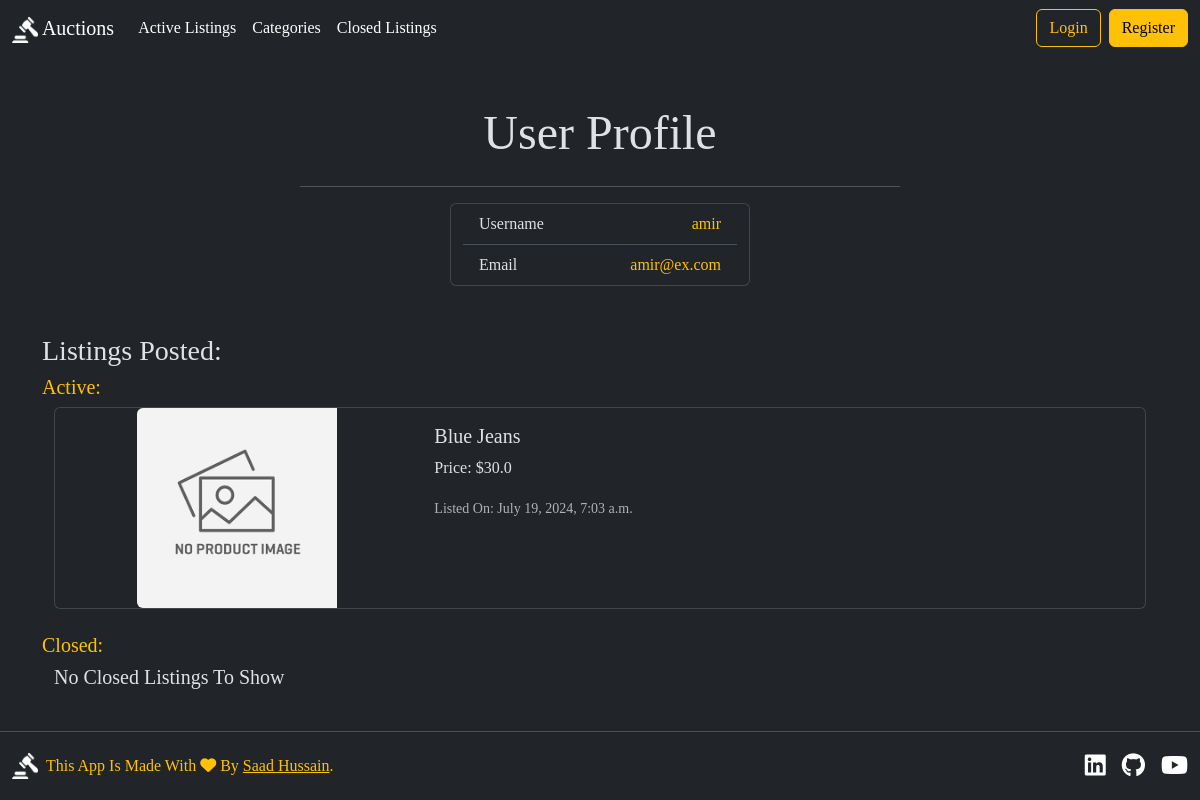
Before: /user/amir with the older database file.
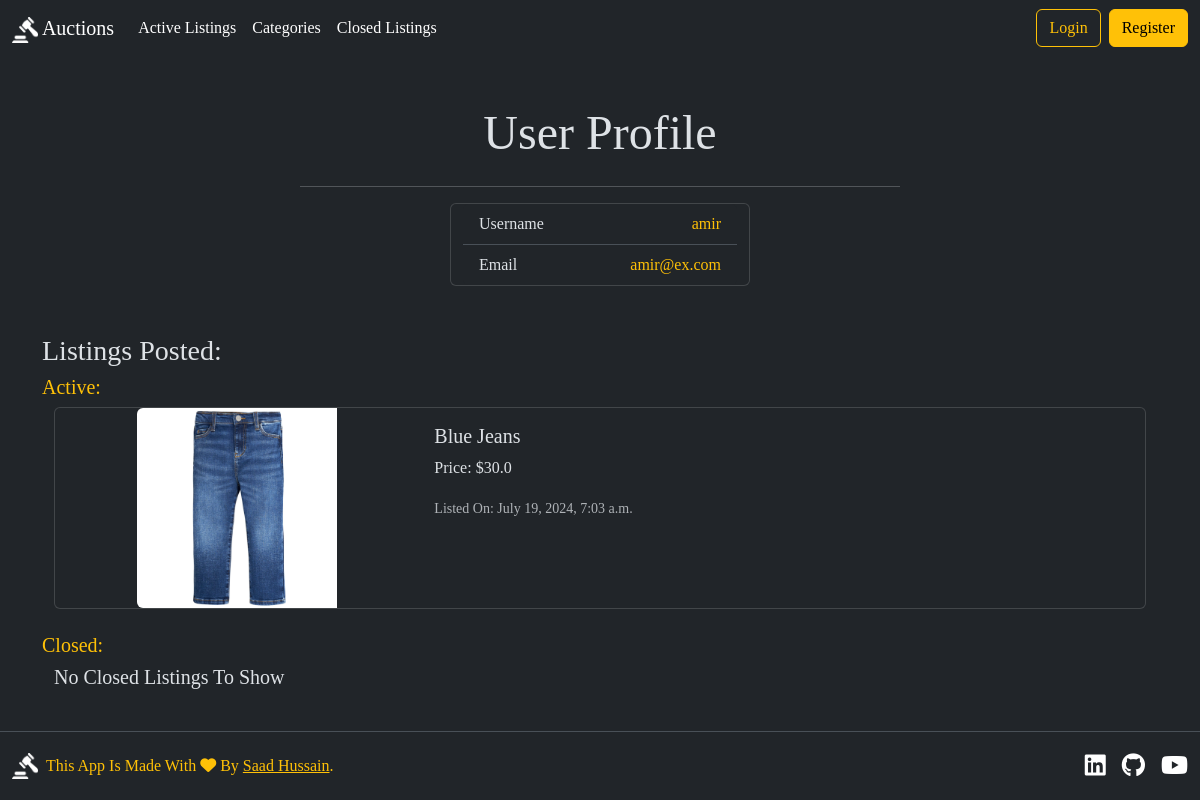
After: the same page with the newer database file.
### auctions/models.py (models this page shows, shortened)
class ListingInformation(models.Model):
    title = models.CharField(max_length=64)
    description = models.TextField(max_length=200)
    bidCurrentPrice = models.FloatField()
    image = models.ImageField(blank=True, upload_to="auctions/images/")
    category = models.CharField(max_length=64, blank=True, null=True)
    lister = models.ForeignKey(User, on_delete=models.CASCADE , related_name="listings")
    time = models.DateTimeField(auto_now_add=True)
    isListingOpen = models.BooleanField(default=True)
    winner =  models.ForeignKey(User, on_delete=models.CASCADE, blank=True, null=True)

### auctions/views.py (the view)
# urls.py: path("user/<str:username>", views.userProfile, name="userProfile")
def userProfile(request, username):
    user = User.objects.get(username = username)
    listings = user.listings.all()
    return render(request, 'auctions/user.html', {
        "userInfo":user,
        "activeListings":listings.filter(isListingOpen = 1),
        "closeListings":listings.filter(isListingOpen = 0)
    })

### auctions/templates/auctions/user.html
{% extends "auctions/layout.html" %}
{% load static %}
{% block body %}
    <h3 class="display-5 text-center mt-5">User Profile</h1>
    <hr class="w-lg-25 w-50 mx-auto ">
    <div class="user-info card container w-25" >
        <ul class="list-group list-group-flush">
        <li class="list-group-item d-flex flex-row justify-content-between"><div>Username</div> <div class="text-warning">{{userInfo.username}}</div></li>
        <li class="list-group-item d-flex flex-row justify-content-between"><div>Email</div> <div class="text-warning">{{userInfo.email}}</div></li>
        </ul>
    </div>
<div class="container">
    <h3 class="mt-5">Listings Posted:</h3>
    <h5 class="mt-2 text-warning">Active:</h5>
    <div class="container-fluid">
        <div class="row">
            {% for listing in activeListings %}
            <div class="col-12">
                <div class="card mb-3" >
                    <div class="row g-0">
                    <div class="col-md-4">
                        {% if listing.image %}
                            <a href="{% url 'auctions:listing' listing.id %}"><img src="{{ listing.image.url }}" class="img-fluid rounded-start mx-auto d-block" alt="Photo of {{listing.title}}"></a>
                        {% else %}
                            <a href="{% url 'auctions:listing' listing.id %}"><img src="{% static 'auctions/default.png' %}" class="img-fluid rounded-start mx-auto d-block" alt="Photo of {{listing.title}}"></a>
                        {% endif %}
                    </div>
                    <div class="col-md-8">
                        <div class="card-body">
                        <h5 class="card-title"><a class="hover-effect text-decoration-none" href="{% url 'auctions:listing' listing.id %}">{{listing.title}}</a></h5>
                        <p class="card-text">Price: ${{listing.bidCurrentPrice}}</p>
                        <p class="card-text"><small class="text-body-secondary">Listed On: {{listing.time}}</small></p>
                        </div>
                    </div>
                    </div>
                </div>
            </div>
            {% empty %}
            <div class="col-12">
                <h5>No Active Listings To Show</h5>
            </div>
            {% endfor %}
        </div>
    </div>
    <h5 class="mt-2 text-warning">Closed:</h5>
    <div class="container-fluid mb-3">
        <div class="row">
            {% for listing in closeListings %}
            <div class="col-12">
                <div class="card mb-3" >
                    <div class="row g-0">
                    <div class="col-md-4">
                        {% if listing.image %}
                            <a href="{% url 'auctions:listing' listing.id %}"><img src="{{ listing.image.url }}" class="img-fluid rounded-start mx-auto d-block" alt="Photo of {{listing.title}}"></a>
                        {% else %}
                            <a href="{% url 'auctions:listing' listing.id %}"><img src="{% static 'auctions/default.png' %}" class="img-fluid rounded-start mx-auto d-block" alt="Photo of {{listing.title}}"></a>
                        {% endif %}
                    </div>
                    <div class="col-md-8">
                        <div class="card-body">
                        <h5 class="card-title"><a class="hover-effect text-decoration-none" href="{% url 'auctions:listing' listing.id %}">{{listing.title}}</a></h5>
                        <p class="card-text">Price: ${{listing.bidCurrentPrice}}</p>
                        <p class="card-text"><small class="text-body-secondary">Listed On: {{listing.time}}</small></p>
                        </div>
                    </div>
                    </div>
                </div>
            </div>
            {% empty %}
            <div class="col-12">
                <h5>No Closed Listings To Show</h5>
            </div>
            {% endfor %}
        </div>
    </div>
</div>
{% endblock %}

Changed rows visible on the page:
changed ListingInformation "Blue Jeans": image: picture added
